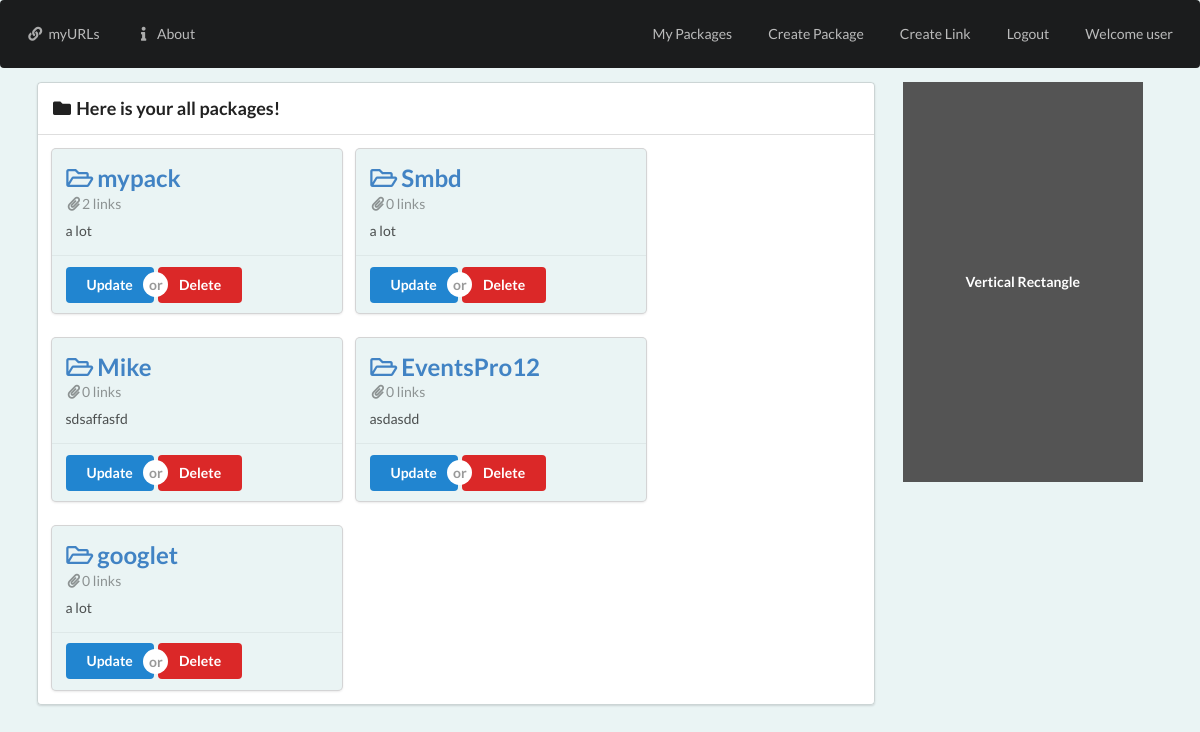
The page /packs/user/ (signed in) on the database its author committed.
### packs/models.py (models this page shows, shortened)
class Package(models.Model):
    user = models.ForeignKey(User, related_name='packages', on_delete=models.CASCADE)
    name = models.CharField(max_length=256,unique=True)
    description = models.CharField(max_length=256)
    slug = models.SlugField(null=False, unique=True)

### packs/views.py (the view)
# urls.py: path("<str:username>/", views.PackageListView.as_view(), name="package_list"),
class PackageListView(LoginRequiredMixin, SelectRelatedMixin, generic.ListView):
    model = Package
    select_related = ('user', 'package')
    template_name: str = 'package_list.html'
    def get_queryset(self):
        try:
            self.package_user = User.objects.prefetch_related("packages").get(
                username__iexact=self.kwargs.get("username")
            )
        except User.DoesNotExist:
            raise Http404
        else:
            return self.package_user.packages.all()

### packs/templates/packs/package_list.html
<!DOCTYPE html>
{% extends 'base.html' %}
{% block content %}
<div class="ui segments">
    <div class="ui segment">
        <h3><i class="folder icon"></i>Here is your all packages!</h3>
    </div>
    <div class="ui segment">
        <div class="ui cards">
            {% for pack in object_list %}
            <div class="card" style="background-color:#eaf4f4;">
                <div class="content">
                  <a href="{% url 'links:list' username=user.username slug=pack.slug%}">
                  <div class="header">
                    <h2>
                    <i class="folder open outline icon"></i>{{pack.name}}</h2></div></a>
                  <div class="meta"><i class="paperclip icon"></i>{{pack.urls.count}} links</div>
                  <div class="description">
                    <p>{{pack.description}}</p>
                  </div>
                </div>
                <div class="extra content">
                    <div class="ui buttons">
                        <a href="{% url 'packs:package_update' pk=pack.pk %}">
                            <button class="ui primary  button">Update</button>
                        </a>
                        <div class="or"></div>
                        <a href="{% url 'packs:package_delete' pk=pack.pk %}">
                            <button class="ui negative button" >Delete</button>
                        </a>
                      </div>
                  </div>
            </div>
            {% endfor %}
            </div>
        </div>
</div>
{% endblock  %}

### templates/base.html (shortened to what this page needs)
<!DOCTYPE html>
{% load static %}
<html lang="en">
<head>
    <link rel="stylesheet"  type ="text/css" href="{% static '..//static/semantic-ui/semantic.css' %}">
</head>
<body style="background-color:#eaf4f4;" >
    <div class="ui inverted segment">
        <div class="ui inverted secondary menu">
          <a class="item" href="{% url 'home' %}"><i class="linkify icon"></i>myURLs</a>
          <a class="item" href="{% url 'about' %}"><i class="info icon"></i>About</a>
          <div class="right menu">
            {% if user.is_authenticated %}
              <a class="item" href="{% url 'packs:package_list' username=user.username%}">My Packages</a>
              <a class="item" href="{% url 'packs:package_create' username=user.username%}">Create Package</a>
              <a class="item" href="{% url 'links:create' %}">Create Link</a>
              <a class="item" href="{% url 'accounts:logout' %}">Logout</a>
              <a class="item " href="">Welcome {{user.username}}</a>
            {% else %}
               <a class="item" href="{% url 'accounts:signup' %}"><i class="signup alternate icon"></i>Signup</a>
               <a class="item" href="{% url 'accounts:login' %}"><i class="sign in alternate icon"></i>Login</a>
            {% endif %}
          </div>
        </div>
      </div>
    <div class="ui container">
        <div class="ui grid">
            <div class="twelve wide column">{% block content %}{% endblock  %}</div>
            <div class="four wide column"><div class="ui vertical rectangle test ad" data-text="Vertical Rectangle"></div></div>
          </div>
    </div>
</body>
</html>

### rows shown on the page
Package: name "mypack", urls.count "2", description "a lot"
Package: name "Smbd", urls.count "0", description "a lot"
Package: name "Mike", urls.count "0", description "sdsaffasfd"
Package: name "EventsPro12", urls.count "0", description "asdasdd"
Package: name "googlet", urls.count "0", description "a lot"

### other values the page prints
{{ user.username }} "user"
